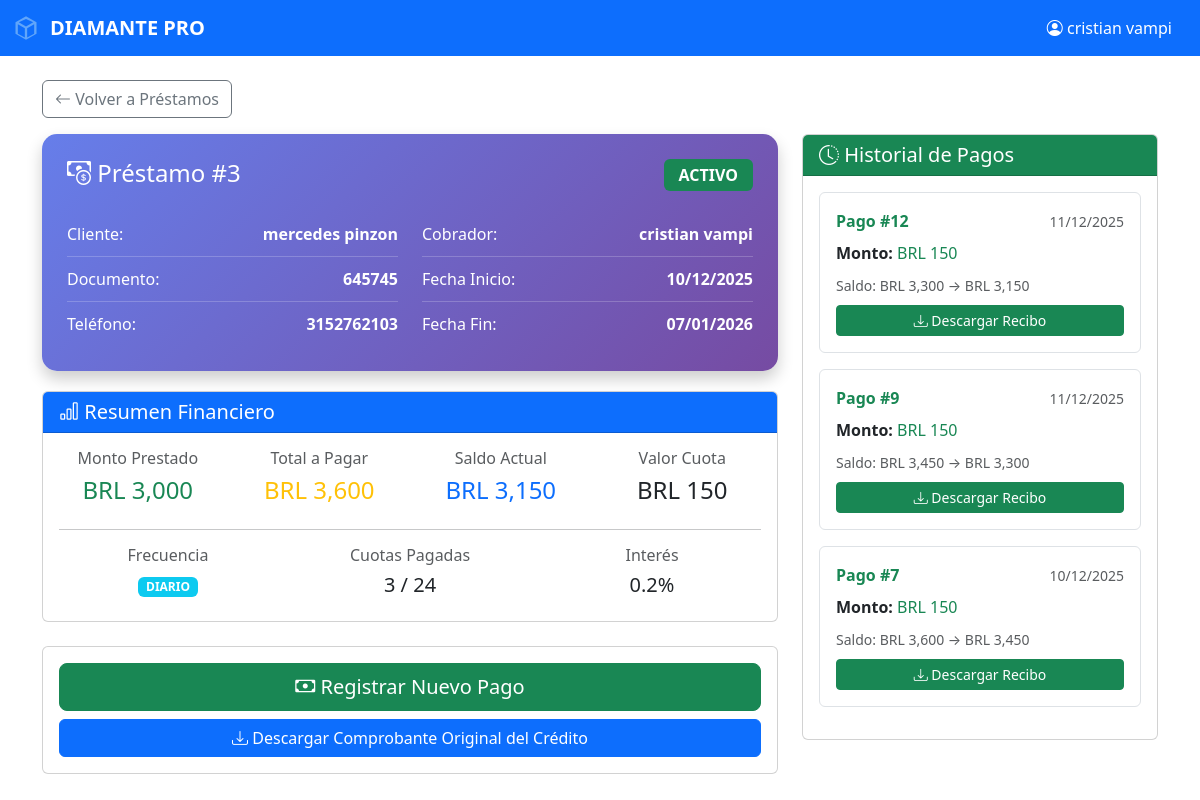
The page /prestamos/ver/3 (signed in) on the database its author committed.
### app/models.py (models this page shows, shortened)
class Usuario(db.Model):
    __tablename__ = 'usuarios'
    id = db.Column(db.Integer, primary_key=True)
    nombre = db.Column(db.String(100), nullable=False)
    usuario = db.Column(db.String(50), unique=True, nullable=False)
    password = db.Column(db.String(200), nullable=False)
    rol = db.Column(db.String(20), nullable=False) # 'dueno', 'secretaria', 'supervisor', 'cobrador'
    activo = db.Column(db.Boolean, default=True)
    fecha_creacion = db.Column(db.DateTime, default=datetime.utcnow)

class Prestamo(db.Model):
    __tablename__ = 'prestamos'
    id = db.Column(db.Integer, primary_key=True)
    cliente_id = db.Column(db.Integer, db.ForeignKey('clientes.id'), nullable=False)
    ruta_id = db.Column(db.Integer, db.ForeignKey('rutas.id'), nullable=False)  # Ahora se asocia a la ruta
    cobrador_id = db.Column(db.Integer, db.ForeignKey('usuarios.id'), nullable=True)  # Mantener por compatibilidad temporal
    monto_prestado = db.Column(db.Float, nullable=False)
    tasa_interes = db.Column(db.Float, default=0.20)  # 20% o 15% VIP
    monto_a_pagar = db.Column(db.Float, nullable=False)
    saldo_actual = db.Column(db.Float, nullable=False)
    valor_cuota = db.Column(db.Float, nullable=False)
    moneda = db.Column(db.String(3), default='COP')  # COP, USD, PEN, BRL, ARS
    frecuencia = db.Column(db.String(20), default='DIARIO')  # DIARIO, SEMANAL, QUINCENAL
    numero_cuotas = db.Column(db.Integer, nullable=False)
    cuotas_pagadas = db.Column(db.Integer, default=0)
    cuotas_atrasadas = db.Column(db.Integer, default=0)
    estado = db.Column(db.String(20), default='ACTIVO')  # ACTIVO, CANCELADO, MORA
    fecha_inicio = db.Column(db.DateTime, default=datetime.utcnow)
    fecha_fin_estimada = db.Column(db.DateTime)
    fecha_ultimo_pago = db.Column(db.DateTime)
    cliente = db.relationship('Cliente', backref='prestamos')
    ruta = db.relationship('Ruta', backref='prestamos')
    cobrador = db.relationship('Usuario', backref='prestamos_asignados')  # Mantener por compatibilidad

class Cliente(db.Model):
    __tablename__ = 'clientes'
    id = db.Column(db.Integer, primary_key=True)
    nombre = db.Column(db.String(100), nullable=False)
    documento = db.Column(db.String(20), unique=True, nullable=False)
    documento_negocio = db.Column(db.String(30))
    telefono = db.Column(db.String(20), nullable=False)
    whatsapp_codigo_pais = db.Column(db.String(5), default='57')  # Código de país para WhatsApp
    whatsapp_numero = db.Column(db.String(20))  # Número WhatsApp sin código de país
    direccion_negocio = db.Column(db.String(200))
    gps_latitud = db.Column(db.Float)
    gps_longitud = db.Column(db.Float)
    es_vip = db.Column(db.Boolean, default=False)
    fecha_registro = db.Column(db.DateTime, default=datetime.utcnow)

class Pago(db.Model):
    __tablename__ = 'pagos'
    id = db.Column(db.Integer, primary_key=True)
    prestamo_id = db.Column(db.Integer, db.ForeignKey('prestamos.id'), nullable=False)
    cobrador_id = db.Column(db.Integer, db.ForeignKey('usuarios.id'), nullable=False)
    monto = db.Column(db.Float, nullable=False)
    numero_cuotas_pagadas = db.Column(db.Integer, default=1)
    saldo_anterior = db.Column(db.Float, nullable=False)
    saldo_nuevo = db.Column(db.Float, nullable=False)
    fecha_pago = db.Column(db.DateTime, default=datetime.utcnow)
    observaciones = db.Column(db.String(500))
    tipo_pago = db.Column(db.String(20), default='NORMAL')  # NORMAL, ABONO, COMPLETO
    prestamo = db.relationship('Prestamo', backref='pagos')
    cobrador = db.relationship('Usuario', backref='pagos_realizados')

### app/routes.py (the view)
    @app.route('/prestamos/ver/<int:prestamo_id>')
    def prestamo_detalle(prestamo_id):
        if 'usuario_id' not in session:
            return redirect(url_for('home'))
        prestamo = Prestamo.query.get_or_404(prestamo_id)
        pagos = Pago.query.filter_by(prestamo_id=prestamo_id).order_by(Pago.fecha_pago.desc()).all()
        return render_template('prestamo_detalle.html',
                             prestamo=prestamo,
                             pagos=pagos,
                             nombre=session.get('nombre'),
                             rol=session.get('rol'))

### app/templates/prestamo_detalle.html (shortened to what this page needs)
<!DOCTYPE html>
<html>
<head>
    <link href="https://cdn.jsdelivr.net/npm/bootstrap@5.3.0/dist/css/bootstrap.min.css" rel="stylesheet">
    <link rel="stylesheet" href="https://cdn.jsdelivr.net/npm/bootstrap-icons@1.11.0/font/bootstrap-icons.css">
</head>
<body>
    <nav class="navbar navbar-expand-lg navbar-dark bg-primary">
        <div class="container-fluid">
            <a class="navbar-brand" href="/dashboard" style="display: inline-flex; align-items: center; gap: 10px; font-weight: 600;">
                <svg style="width: 28px; height: 28px; fill: #60a5fa;" viewBox="0 0 24 24">
                    <path d="M12 2L3 7v10l9 5 9-5V7l-9-5zm0 2.18L18.18 7 12 10.82 5.82 7 12 4.18zM5 8.82l6 3.5v7.86l-6-3.33V8.82zm8 11.36v-7.86l6-3.5v8.03l-6 3.33z"/>
                </svg>
                <span>DIAMANTE PRO</span>
            </a>
            <div class="d-flex align-items-center">
                <span class="text-white me-3">
                    <i class="bi bi-person-circle"></i> {{ nombre }}
                </span>
            </div>
        </div>
    </nav>
    <div class="container mt-4">
        <div class="row mb-3">
            <div class="col">
                <a href="/prestamos" class="btn btn-outline-secondary">
                    <i class="bi bi-arrow-left"></i> Volver a Préstamos
                </a>
            </div>
        </div>
        <div class="row">
            <div class="col-md-8">
                <div class="info-card">
                    <h4 class="mb-4">
                        <i class="bi bi-cash-coin"></i> Préstamo #{{ prestamo.id }}
                        <span class="badge badge-estado {% if prestamo.estado == 'ACTIVO' %}bg-success{% else %}bg-secondary{% endif %} float-end">
                            {{ prestamo.estado }}
                        </span>
                    </h4>
                    <div class="row">
                        <div class="col-md-6">
                            <div class="info-row">
                                <span>Cliente:</span>
                                <strong>{{ prestamo.cliente.nombre }}</strong>
                            </div>
                            <div class="info-row">
                                <span>Documento:</span>
                                <strong>{{ prestamo.cliente.documento }}</strong>
                            </div>
                            <div class="info-row">
                                <span>Teléfono:</span>
                                <strong>{{ prestamo.cliente.telefono }}</strong>
                            </div>
                        </div>
                        <div class="col-md-6">
                            <div class="info-row">
                                <span>Cobrador:</span>
                                <strong>{{ prestamo.cobrador.nombre }}</strong>
                            </div>
                            <div class="info-row">
                                <span>Fecha Inicio:</span>
                                <strong>{{ prestamo.fecha_inicio.strftime('%d/%m/%Y') }}</strong>
                            </div>
                            <div class="info-row">
                                <span>Fecha Fin:</span>
                                <strong>{{ prestamo.fecha_fin_estimada.strftime('%d/%m/%Y') }}</strong>
                            </div>
                        </div>
                    </div>
                </div>
                <div class="card mb-4">
                    <div class="card-header bg-primary text-white">
                        <h5 class="mb-0"><i class="bi bi-bar-chart"></i> Resumen Financiero</h5>
                    </div>
                    <div class="card-body">
                        <div class="row text-center">
                            <div class="col-md-3">
                                <h6 class="text-muted">Monto Prestado</h6>
                                <h4 class="text-success">{{ prestamo.moneda }} {{ "{:,.0f}".format(prestamo.monto_prestado) }}</h4>
                            </div>
                            <div class="col-md-3">
                                <h6 class="text-muted">Total a Pagar</h6>
                                <h4 class="text-warning">{{ prestamo.moneda }} {{ "{:,.0f}".format(prestamo.monto_a_pagar) }}</h4>
                            </div>
                            <div class="col-md-3">
                                <h6 class="text-muted">Saldo Actual</h6>
                                <h4 class="text-primary">{{ prestamo.moneda }} {{ "{:,.0f}".format(prestamo.saldo_actual) }}</h4>
                            </div>
                            <div class="col-md-3">
                                <h6 class="text-muted">Valor Cuota</h6>
                                <h4>{{ prestamo.moneda }} {{ "{:,.0f}".format(prestamo.valor_cuota) }}</h4>
                            </div>
                        </div>
                        <hr>
                        <div class="row text-center">
                            <div class="col-md-4">
                                <h6 class="text-muted">Frecuencia</h6>
                                <span class="badge bg-info">{{ prestamo.frecuencia }}</span>
                            </div>
                            <div class="col-md-4">
                                <h6 class="text-muted">Cuotas Pagadas</h6>
                                <h5>{{ prestamo.cuotas_pagadas }} / {{ prestamo.numero_cuotas }}</h5>
                            </div>
                            <div class="col-md-4">
                                <h6 class="text-muted">Interés</h6>
                                <h5>{{ prestamo.tasa_interes }}%</h5>
                            </div>
                        </div>
                    </div>
                </div>
                <div class="card mb-4">
                    <div class="card-body">
                        <div class="d-grid gap-2">
                            <a href="/cobro/registrar/{{ prestamo.id }}" class="btn btn-success btn-lg">
                                <i class="bi bi-cash"></i> Registrar Nuevo Pago
                            </a>
                            <a href="/prestamos/comprobante-imagen/{{ prestamo.id }}" class="btn btn-primary" download>
                                <i class="bi bi-download"></i> Descargar Comprobante Original del Crédito
                            </a>
                        </div>
                    </div>
                </div>
            </div>
            <div class="col-md-4">
                <div class="card">
                    <div class="card-header bg-success text-white">
                        <h5 class="mb-0"><i class="bi bi-clock-history"></i> Historial de Pagos</h5>
                    </div>
                    <div class="card-body" style="max-height: 600px; overflow-y: auto;">
                        {% if pagos %}
                            {% for pago in pagos %}
                            <div class="pago-item border rounded p-3 mb-3">
                                <div class="d-flex justify-content-between align-items-center mb-2">
                                    <strong class="text-success">Pago #{{ pago.id }}</strong>
                                    <small class="text-muted">{{ pago.fecha_pago.strftime('%d/%m/%Y') }}</small>
                                </div>
                                <div class="mb-2">
                                    <strong>Monto:</strong>
                                    <span class="text-success">{{ prestamo.moneda }} {{ "{:,.0f}".format(pago.monto) }}</span>
                                </div>
                                <div class="mb-2">
                                    <small class="text-muted">
                                        Saldo: {{ prestamo.moneda }} {{ "{:,.0f}".format(pago.saldo_anterior) }}
                                        → {{ prestamo.moneda }} {{ "{:,.0f}".format(pago.saldo_nuevo) }}
                                    </small>
                                </div>
                                <div class="d-grid gap-2">
                                    <a href="/cobro/recibo-imagen/{{ pago.id }}" class="btn btn-sm btn-success" download>
                                        <i class="bi bi-download"></i> Descargar Recibo
                                    </a>
                                </div>
                            </div>
                            {% endfor %}
                        {% else %}
                            <div class="alert alert-info">
                                <i class="bi bi-info-circle"></i>
                                No hay pagos registrados para este préstamo.
                            </div>
                        {% endif %}
                    </div>
                </div>
            </div>
        </div>
    </div>
</body>
</html>

### app/templates/prestamo_detalle.html (style rules this page uses)
.info-card { background: linear-gradient(135deg, #667eea 0%, #764ba2 100%); color: white; padding: 25px; border-radius: 15px; box-shadow: 0 8px 16px rgba(0, 0, 0, 0.2); margin-bottom: 20px; }
.info-row { display: flex; justify-content: space-between; padding: 10px 0; border-bottom: 1px solid rgba(255, 255, 255, 0.2); }
.info-row:last-child { border-bottom: none; }
.badge-estado { font-size: 1rem; padding: 8px 15px; }
.pago-item { transition: all 0.3s; }

### rows shown on the page
Usuario: nombre "cristian vampi", cobrador.nombre "cristian vampi"
Prestamo: id "3", estado "ACTIVO", fecha_inicio "10/12/2025", fecha_fin_estimada "07/01/2026", moneda "BRL", monto_prestado "3,000", monto_a_pagar "3,600", saldo_actual "3,150", valor_cuota "150", frecuencia "DIARIO", cuotas_pagadas "3", numero_cuotas "24", tasa_interes "0.2"
Cliente: cliente.nombre "mercedes pinzon", cliente.documento "645745", cliente.telefono "3152762103"
Pago: id "12", fecha_pago "11/12/2025", monto "150", saldo_anterior "3,300", saldo_nuevo "3,150"
Pago: id "9", fecha_pago "11/12/2025", monto "150", saldo_anterior "3,450", saldo_nuevo "3,300"
Pago: id "7", fecha_pago "10/12/2025", monto "150", saldo_anterior "3,600", saldo_nuevo "3,450"
